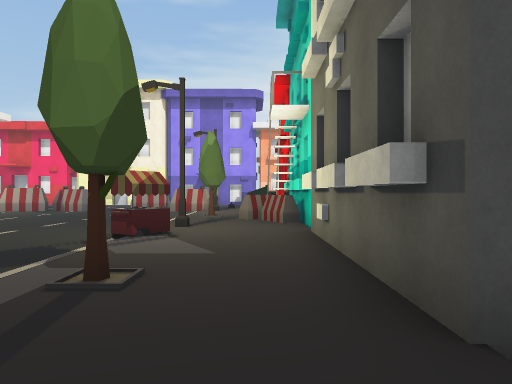
view 1 (above)

19 first-person views from a walk through a Unity game level. The camera is 1.4 m above the floor, looks level and sees 70° across. The floor is counted in squares, 2 m on a side. Each view is taken from the middle of a square. On the plan, view 1 faces up. The plan holds only what a view shows up to about 11 squares ahead; the rest is blank. The place goes on beyond the plan. Some surface patterns are stand-ins.

view 2
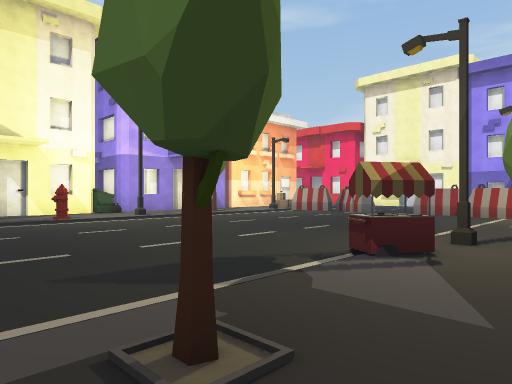

view 3
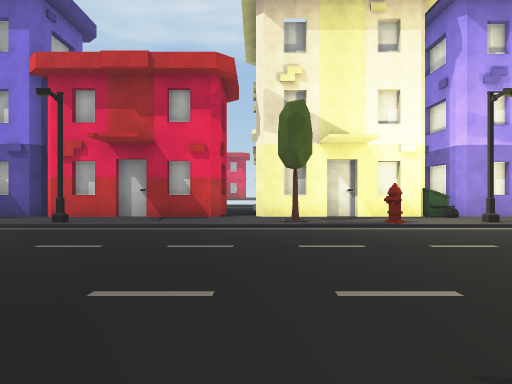

view 4
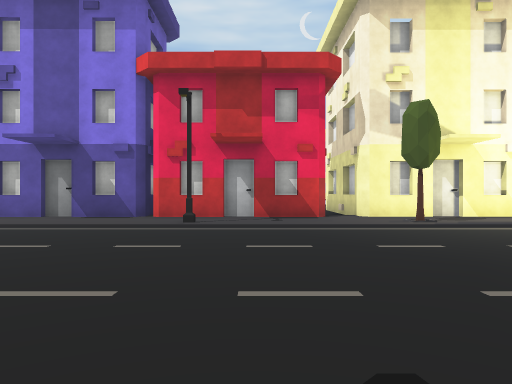

view 5
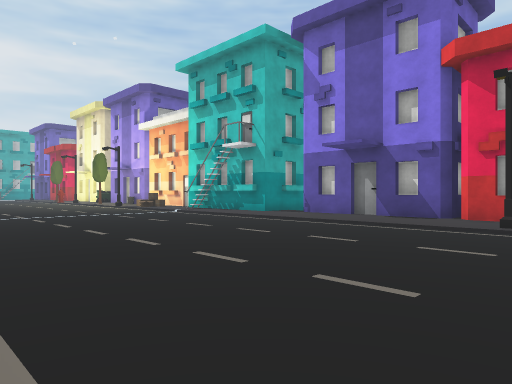

view 6
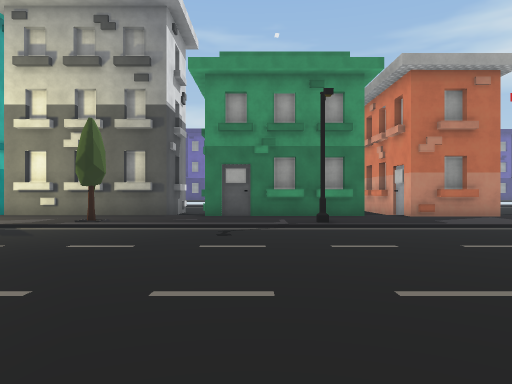

view 7
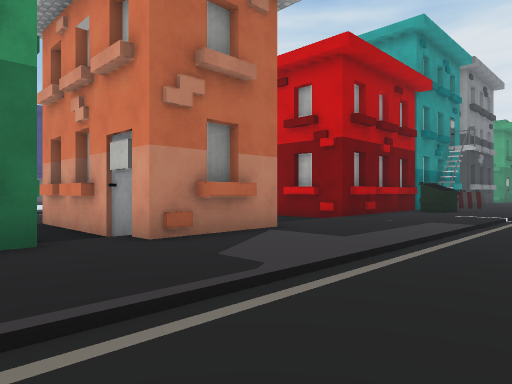

view 8
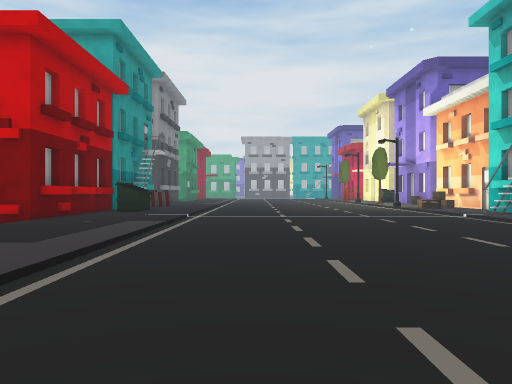

view 9
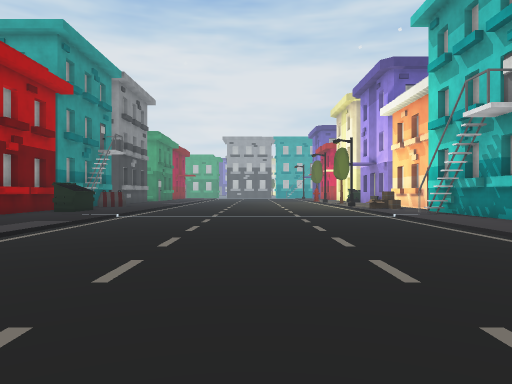

view 10
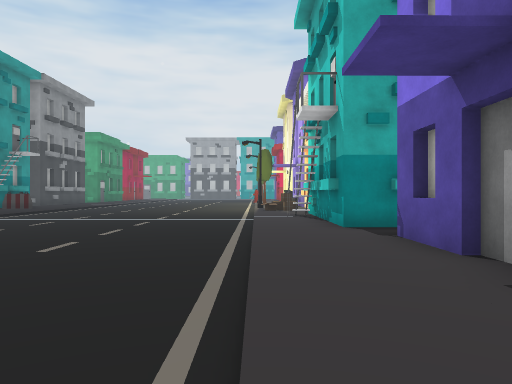

view 11
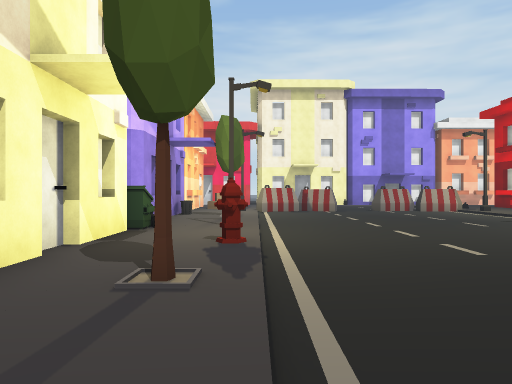

view 12
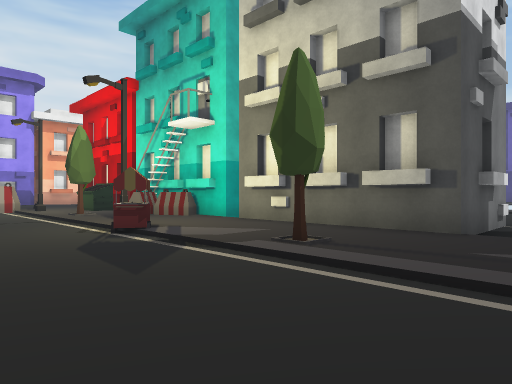

view 13
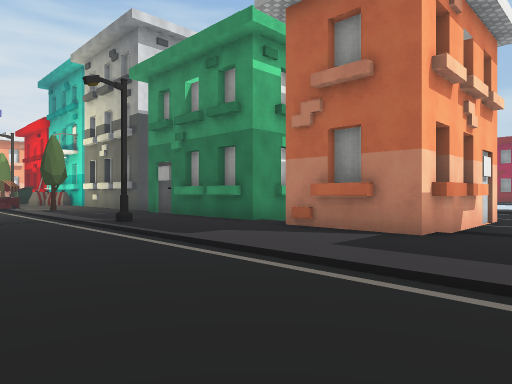

view 14
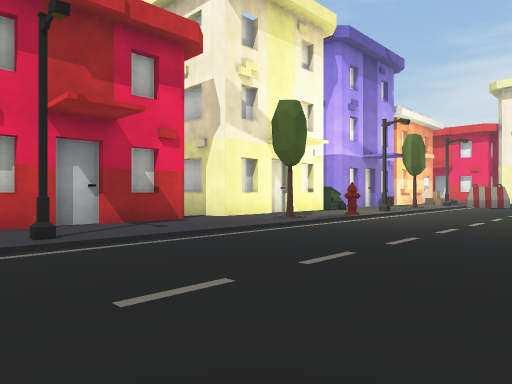

view 15
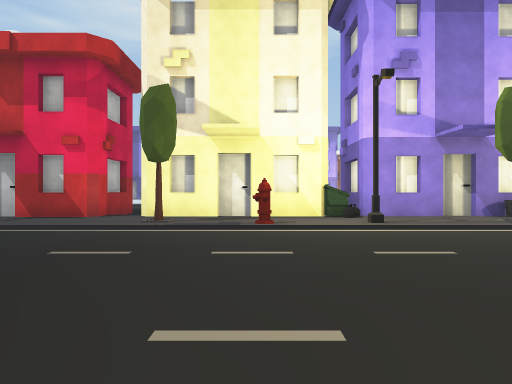

view 16
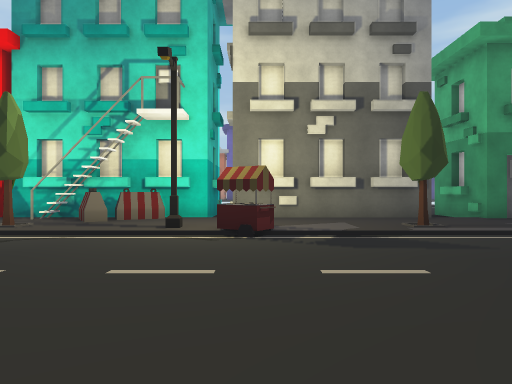

view 17
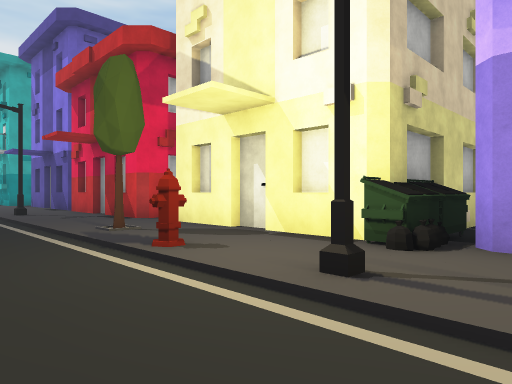

view 18
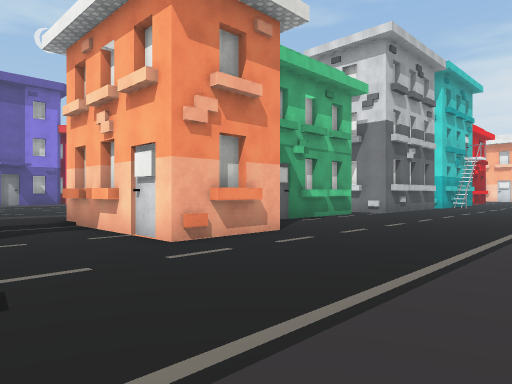

view 19
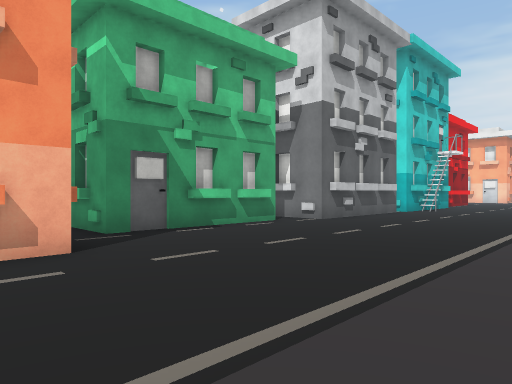

### Floor plan
Key: @ floor where view 1 was taken; # wall or solid block; . main floor; : floor 0.25 m higher than the main floor; / step, stairs or slope; T tree; B barrier; H hydrant; I bin; O other object.
Columns run from 17 left of view 1 to 10 right of it. Each row starts with its distance up from view 1.
 11     #OT/......./T##
 10     #::/......./:B#
  9     #::/......./:BB
  8   ###::/......./::##
  7 ###III//......./:::##
  6     #::/.......O::##
  5     #::H......./::#     ..
  4     #::/......./::#    ...
  3     #:T/......./T:#  #....
  2    ##::/......./::####....
  1    ##::/......./::/......./
  0     ##:/......./:@###...../
 -1     ##:/......./::###...../
 -2     ##:/......./::###...../
 -3     ##//.......#::###...../
 -4    ##::/......./::###...../:
 -5     #::/......./::/.##..../:
 -6     #::/......./::#####.../:
 -7     #::/......./::##  #.../:
 -8     #::/......./::#####.../:
 -9     #::/......./::/......./:
-10     #::/......./::/......./:
-11     ##:/......./::###   .. :
-12      #:/......./::#
-13      ##/......./::#
-14      ##/......./:O#

Where each view was taken, in squares from view 1:
view 1: 0 up, 0 right, facing up
view 2: 2 up, 0 right, facing up-left
view 3: 2 up, 2 left, facing left
view 4: 1 down, 2 left, facing left
view 5: 1 down, 2 left, facing down-left
view 6: 1 down, 10 left, facing right
view 7: 3 down, 4 left, facing down-right
view 8: 3 down, 4 left, facing down
view 9: 3 down, 6 left, facing down
view 10: 3 down, 10 left, facing down
view 11: 0 up, 10 left, facing up
view 12: 0 up, 5 left, facing up-right
view 13: 10 down, 5 left, facing up-right
view 14: 4 down, 5 left, facing up-left
view 15: 5 up, 3 left, facing left
view 16: 6 up, 8 left, facing right
view 17: 9 up, 8 left, facing down-left
view 18: 11 down, 10 right, facing up-left
view 19: 7 down, 10 right, facing up-left
